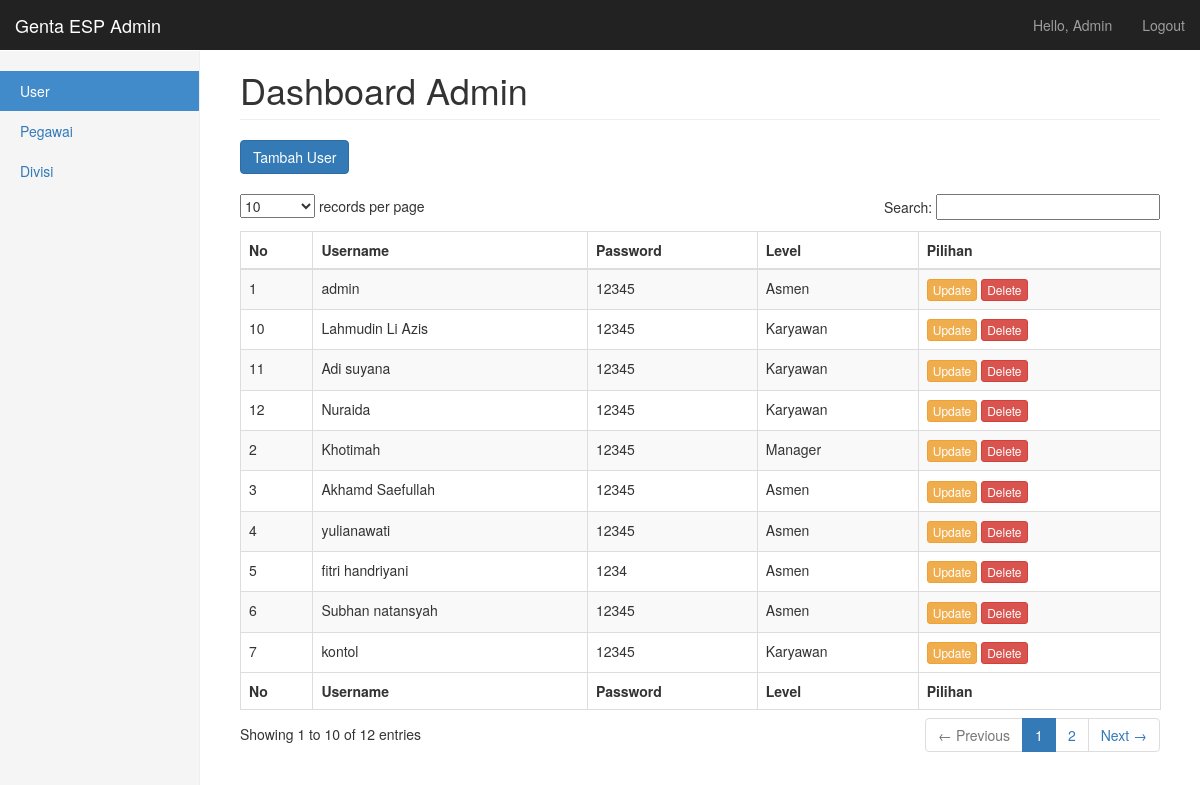
Page /user/user.php (signed in) on the committed database.
### tables this page shows
CREATE TABLE `user` (
  `id_user` int(11) NOT NULL,
  `user` varchar(50) NOT NULL,
  `pass` varchar(100) NOT NULL,
  `level` enum('asmen','karyawan','manager') NOT NULL,
  `last_login` datetime DEFAULT NULL
);

### user/user.php (the view, shortened to what this page needs)
<?php
	include 'koneksi.php';
?>
<!DOCTYPE html>
<html lang="en">
  <head>
    <link href="css/bootstrap.min.css" rel="stylesheet">
    <link href="css/dashboard.css" rel="stylesheet">
    <link href="css/dataTables.bootstrap.css" rel="stylesheet" type="text/css" />
	<link href="css/dataTables.tableTools.min.css" rel="stylesheet" type="text/css" />
  </head>
  <body>
    <nav class="navbar navbar-inverse navbar-fixed-top">
      <div class="container-fluid">
        <div class="navbar-header">
          <a class="navbar-brand" href="#">Genta ESP Admin</a>
        </div>
        <div id="navbar" class="navbar-collapse collapse">
          <ul class="nav navbar-nav navbar-right">
            <li><a href="#"><?php echo "Hello, ".ucwords($_SESSION['user']);?></a></li>
            <li><a href="logout.php">Logout</a></li>
          </ul>
        </div>
      </div>
    </nav>
    <div class="container-fluid">
      <div class="row">
        <div class="col-sm-3 col-md-2 sidebar">
          <ul class="nav nav-sidebar">
            <li class="active"><a href="#">User <span class="sr-only">(current)</span></a></li>
            <li><a href="pegawai.php">Pegawai</a></li>
            <li><a href="divisi.php">Divisi</a></li>
            </ul>
        </div>
        <div class="col-sm-9 col-sm-offset-3 col-md-10 col-md-offset-2 main">
          <h1 class="page-header">Dashboard Admin</h1>
		  <div>
			<a type="button" class="btn btn-primary" href="tambah_user.php">Tambah User</a>
		  </div>
		  <br>
		  <div>
			<table id="example1" class="table table-bordered table-striped dataTable" aria-describedby="example1_info">
                    <thead>
                      <tr role="row">
						<th>No</th>
						<th>Username</th>
						<th>Password</th>
						<th>Level</th>
						<th>Pilihan</th>
					  </tr>
                    </thead>
                    <tfoot>
					  <tr role="row">
						<th>No</th>
						<th>Username</th>
						<th>Password</th>
						<th>Level</th>
						<th>Pilihan</th>
					  </tr>
					</tfoot>
                  <tbody role="alert" aria-live="polite" aria-relevant="all">
					<?php
						$result = $mysqli->query("SELECT * FROM user");
						if($result->num_rows > 0){
							$no = 1;
							while($row = $result->fetch_assoc()) {
					?>
					<tr class="odd">
                        <td class=" "><?php echo $no++; ?></td>
                        <td class=" "><?php echo $row['user']; ?></td>
                        <td class=" "><?php echo $row['pass']; ?></td>
                        <td class=" "><?php echo ucfirst($row['level']); ?></td>
                        <td class=" ">
							<a type="button" class="btn btn-warning btn-xs" href="update_user.php?id=<?php echo $row['id_user'];?>">Update</a>
							<a type="button" class="btn btn-danger btn-xs" href="delete_user.php?id=<?php echo $row['id_user'];?>" onClick="return confirm('Menghapus data user <?php echo $row['user'];?> ?');">Delete</a>
						</td>
                    </tr>
					<?php
							}
						}
					?>
				  </tbody></table>
		  </div>
         </div>
        </div>
      </div>
  </body>
</html>

### css/dashboard.css (style rules this page uses)
body { padding-top: 50px; }
.navbar-fixed-top { border: 0; }
.sidebar { display: none; }
@media (min-width: 768px) { .sidebar { position: fixed; top: 51px; bottom: 0; left: 0; z-index: 1000; display: block; padding: 20px; overflow-x: hidden; overflow-y: auto; background-color: #f5f5f5; border-right: 1px solid #eee; } }
.nav-sidebar { margin-right: -21px; margin-bottom: 20px; margin-left: -20px; }
.nav-sidebar > li > a { padding-right: 20px; padding-left: 20px; }
.nav-sidebar > .active > a, .nav-sidebar > .active > a:hover, .nav-sidebar > .active > a:focus { color: #fff; background-color: #428bca; }
.main { padding: 20px; }
@media (min-width: 768px) { .main { padding-right: 40px; padding-left: 40px; } }
.main .page-header { margin-top: 0; }

### rows in the picture
user: user "admin", pass "12345", level "Asmen"
user: user "Khotimah", pass "12345", level "Manager"
user: user "Akhamd Saefullah", pass "12345", level "Asmen"
user: user "yulianawati", pass "12345", level "Asmen"
user: user "fitri handriyani", pass "1234", level "Asmen"
user: user "Subhan natansyah", pass "12345", level "Asmen"
user: user "kontol", pass "12345", level "Karyawan"
user: user "Lahmudin Li Azis", pass "12345", level "Karyawan"
user: user "Adi suyana", pass "12345", level "Karyawan"
user: user "Nuraida", pass "12345", level "Karyawan"

### other values in the picture
$_SESSION['user'] "Admin"
